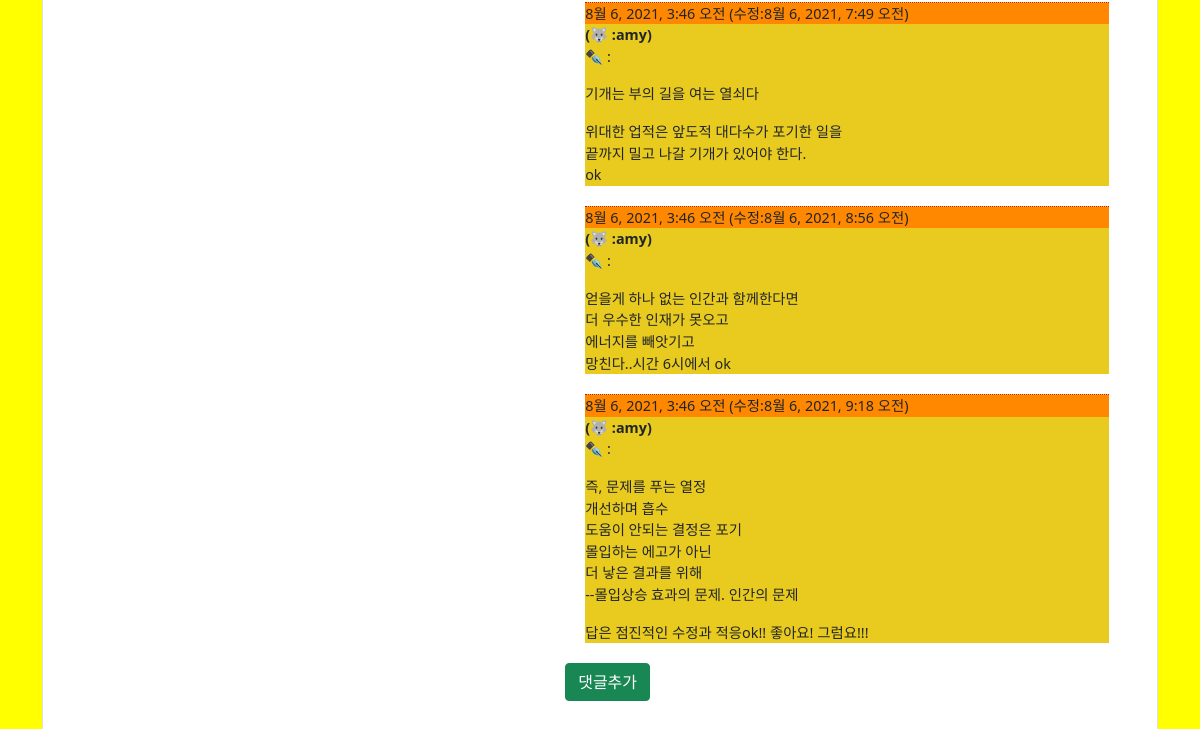
The page /product/1/ (signed in, lower part) on the database as committed earlier.
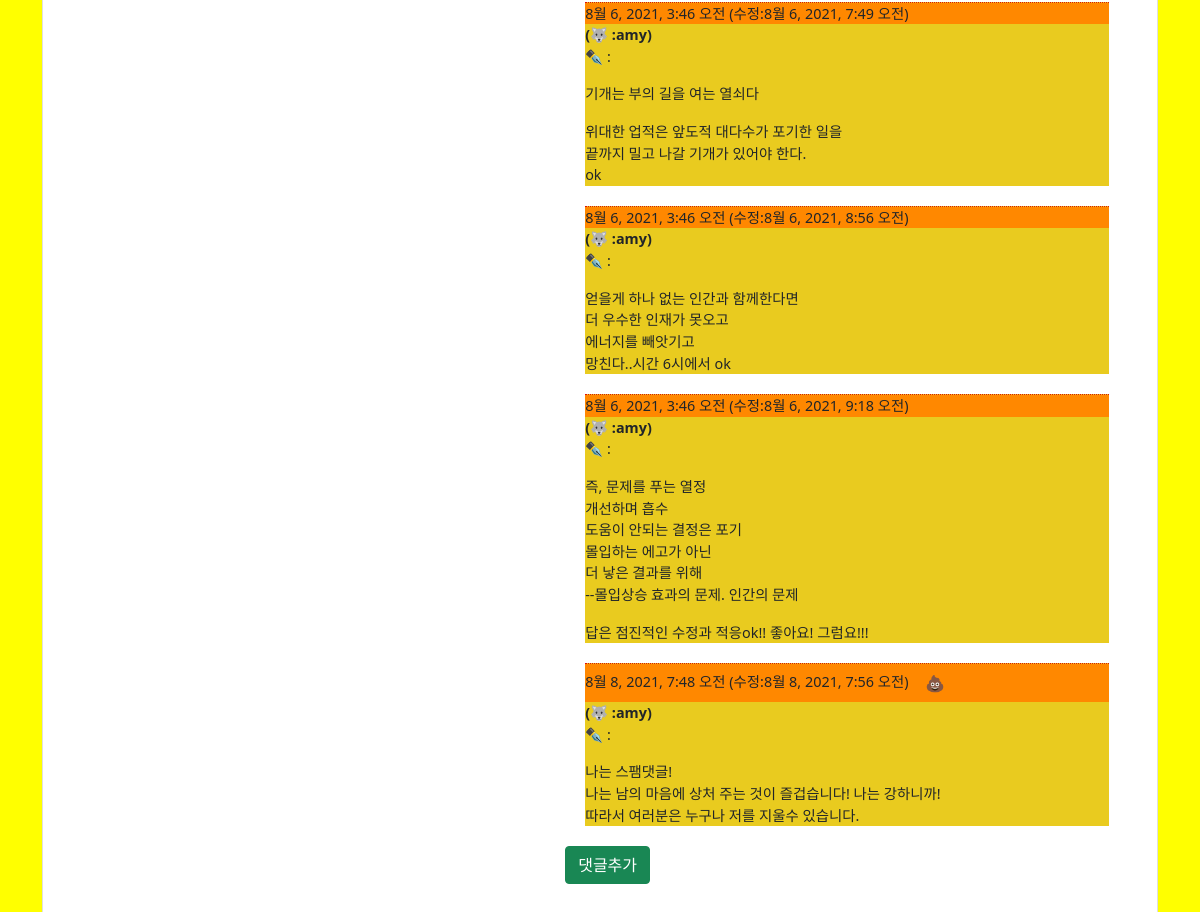
The same page on the database as committed later.
### store/models.py (models this page shows, shortened)
class Comment(models.Model):
    product = models.ForeignKey(Product, related_name='comments', on_delete=models.CASCADE )
    author = models.ForeignKey(User, on_delete=models.CASCADE)
    text = models.TextField()
    created_date = models.DateTimeField(default=timezone.now)
    modify_date = models.DateTimeField(null=True, blank=True)
    approved_comment = models.BooleanField(default=True)

### store/views.py (the view)
# urls.py: path('product/<int:pk>/', views.ProductDetailView.as_view(), name="product_detail"),
class ProductDetailView(DetailView):
    template_name = "store/product_detail.html"
    queryset = Product.objects.all()
    def get_context_data(self, **kwargs):
        context = super().get_context_data(**kwargs)
        Data = 장바구니데이타(self.request)
        cartItems = Data['cartItems']
        context['cartItems'] = cartItems
        return context

### store/models.py (called while the page is built)
    @property
    def imageURL(self):
        try:
            url = self.image.url
        except:
            url = ''
        return url

    def get_cart_items(self):
        orderitems = self.orderitem_set.all()
        total = sum([item.quantity for item in orderitems])
        return total

### store/쿠키처리.py (called while the page is built)
def 장바구니데이타(request):
    if request.user.is_authenticated:
        customer = request.user.customer
        order, created = Order.objects.get_or_create(customer=customer, complete=False)
        items = order.orderitem_set.all()
        cartItems = order.get_cart_items
    else:
        CookieData = 쿠키장바구니(request)
        cartItems = CookieData['cartItems']
        order = CookieData['order']
        items = CookieData['items']
    return{'items': items, 'order':order, 'cartItems': cartItems}

### store/templates/store/product_detail.html (shortened to what this page needs)
{% extends 'store/메인.html'%}
{% load static %}
{% block content %}
<div class="card">
	<div class="row">
		<aside class="col-sm-5 border-right">
          </aside>
          <aside class="col-sm-7">
      <article class="card-body p-5">
  {% for comment in product.comments.all %}
    {% if user.is_authenticated or comment.approved_comment %}
    <div class="comment">
        <div class="editcomment">
            {{ comment.created_date }}
              {% if comment.modify_date %}
              (수정:{{ comment.modify_date }})
              {% endif %}
            {% if not comment.approved_comment %}
                <a class="btn btn-default" href="{% url 'comment_remove' pk=comment.pk %}">💩</a>
            {% endif %}
        </div>
        <strong>(🐺 :{{ comment.author }})</strong>
        <p>✒️ :{{ comment.text|linebreaks }}</p>
    </div>
    {% endif %}
  {% empty %}
    <p>앙직 댓글이 없어요~~</p>
{% endfor %}
{% if user.is_authenticated %}
      <a class="btn btn-success" href="{% url 'add_comment' pk=product.pk %}">댓글추가</a>
{% else %}
<a href="{% url 'login' %}" class="btn btn-danger">로그인 후 댓글 달기</a>
{% endif %}
          </article>
          </aside>
        </div>
      </div>
      </div>
{% endblock content %}

Rows that differ between the two databases and show on the page:
added Comment: created_date "8월 8, 2021, 7:48 오전", modify_date "8월 8, 2021, 7:56 오전", author "amy", text "나는 스팸댓글! 나는 남의 마음에 상처 주는 것이 즐겁습니다! 나는 강하니까! 따라서 여러분은 누구나 저를 지울수 있습니다."
